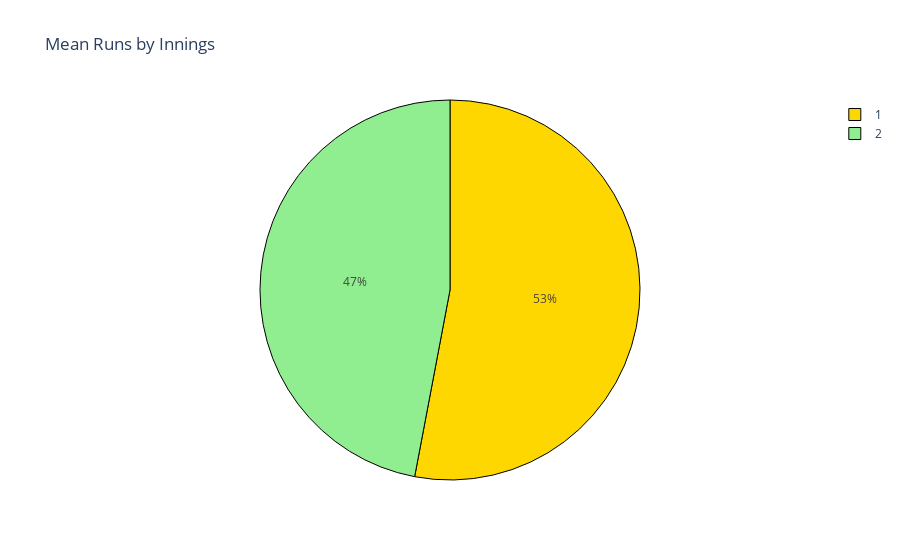

The notebook cell this image was saved under:
### Markdown cell above
**Runs by Innings :**

### Code cell
mean_by_innings = df.groupby('Innings')['Runs'].mean()

labels = mean_by_innings.index
values = mean_by_innings.values
colors = ['gold', 'lightgreen']

fig = go.Figure(data=[go.Pie(labels=labels, values=values, marker=dict(colors=colors, line=dict(color='black', width=   1)))])
fig.update_layout(title_text='Mean Runs by Innings')

fig.show()

### Figure 1 — Plotly figure (JSON) as saved in the notebook; plotly's stock layout.template omitted (floating-point values rounded to 4 significant figures)
{"data": [{"labels": [1, 2], "marker": {"colors": ["gold", "lightgreen"], "line": {"color": "black", "width": 1}}, "type": "pie", "values": [41, 36.39]}], "layout": {"title": {"text": "Mean Runs by Innings"}}}
